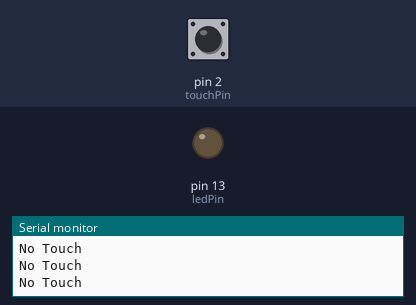
The sketch below on a simulated Arduino Uno, built with avr-gcc and run on an emulated ATmega328P. On the bench: output pins drawn as LEDs (lit = HIGH), the last lines printed to the serial monitor. Inputs (shaded band) come from the test bench; at power-on: pin 2 (touchPin) LOW.

Above: at 1.2 s.
1.3 s: pin 2 (touchPin) pulled HIGH for 0.15 s
At 1.4 s:
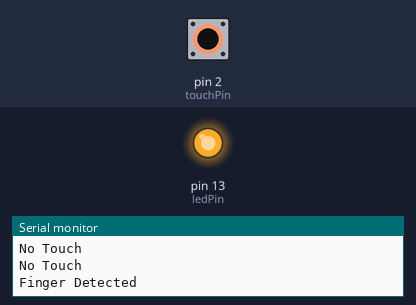
3.0 s: pin 2 (touchPin) pulled HIGH for 3.2 s
At 6.6 s:
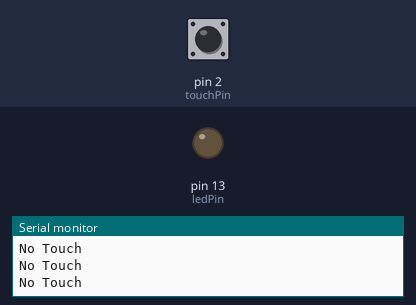
Timing chart, 0 to 8.1 s (numbered marks = the images above; inputs shaded):
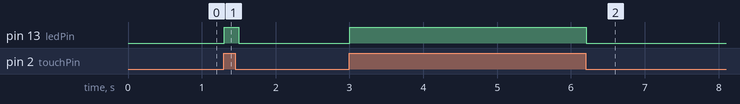

The sketch:

Q2.ino
```cpp
// Touch Sensor (OUT) connected to D7
const int touchPin = 2;

// LED connected to D13
const int ledPin = 13;

void setup() {
  pinMode(touchPin, INPUT);     // Sensor output
  pinMode(ledPin, OUTPUT);      // LED output
  Serial.begin(9600);
}

void loop() {
  int touchValue = digitalRead(touchPin);  // Read sensor

  if (touchValue == HIGH) {      // Finger touched
    digitalWrite(ledPin, HIGH);  // LED ON
    Serial.println("Finger Detected");
  } else {
    digitalWrite(ledPin, LOW);   // LED OFF
    Serial.println("No Touch");
  }

  delay(100);
}
```

Measured:
- after the input at 1.3 s, pin 13 (ledPin): LOW → HIGH at once, → LOW 0.20 s later
- after the input at 3.0 s, pin 13 (ledPin): LOW → HIGH at once, → LOW 3.2 s later
